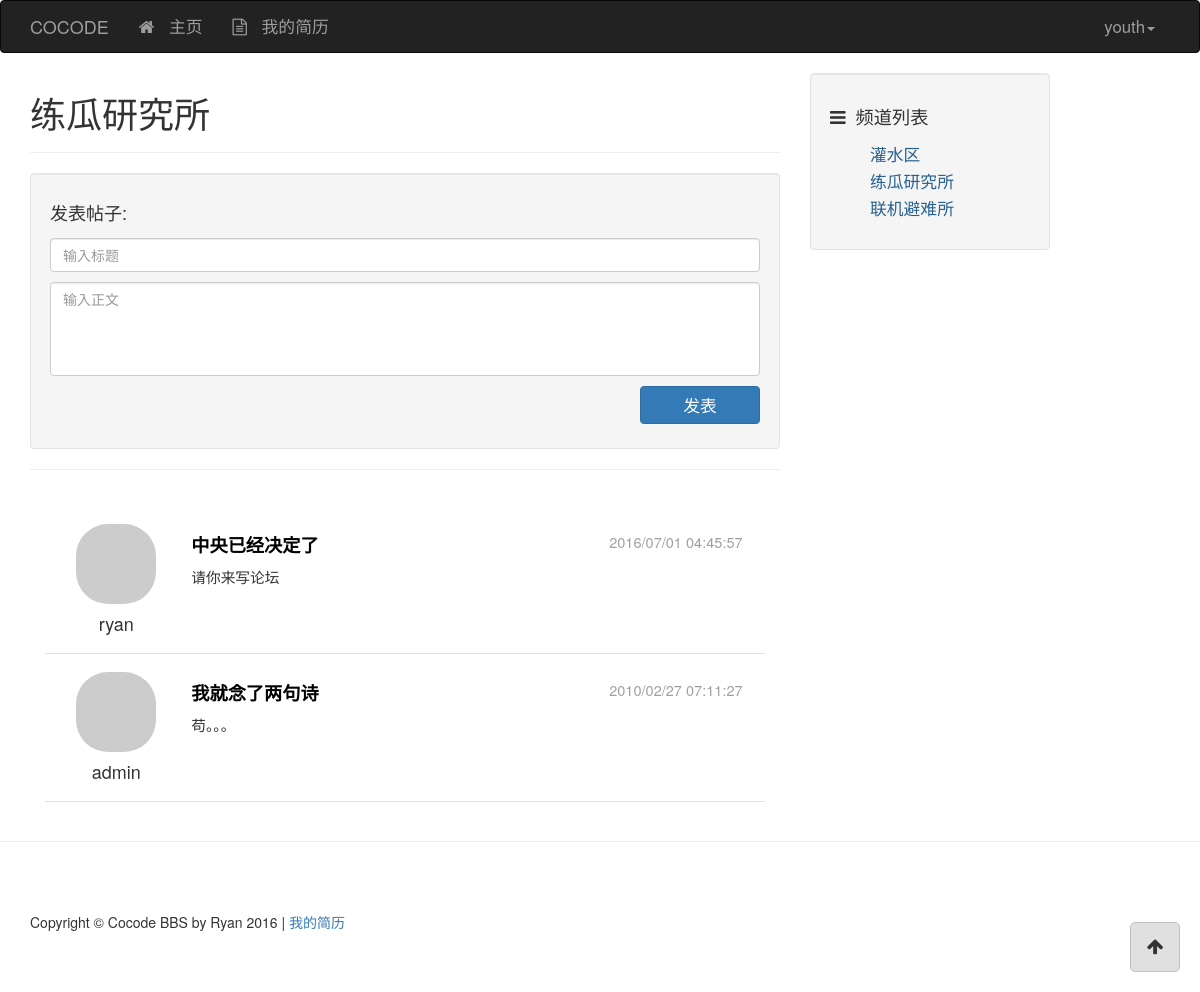
/channel/2 (signed in), run on the app's committed database.
### app/models/user.py (models this page shows, shortened)
class User(db.Model, Model):
    __tablename__ = 'users'
    id = db.Column(db.Integer, primary_key=True)
    username = db.Column(db.String(), unique=True)
    password_hash = db.Column(db.String())
    email = db.Column(db.String(), unique=True)
    avatar_hash = db.Column(db.String())
    created_time = db.Column(db.Integer, default=0)
    role_id = db.Column(db.Integer, db.ForeignKey('roles.id'))
    posts = db.relationship('Post', backref='author')
    comments = db.relationship('Comment', backref='author')
    @property
    def password(self):
        raise AttributeError('password is not readable')
    def is_admin(self):
        return self.role.permissions == 0xff
    def gravatar(self, size=100, default='identicon', rating='g'):
        from flask import request
        gravatar_url = 'secure.gravatar.com/avatar'
        if request.is_secure:
            url = 'https://' + gravatar_url
        else:
            url = 'http://' + gravatar_url
        hash = self.avatar_hash or md5(self.email.encode('utf-8')).hexdigest()
        return '{url}/{hash}?s={size}&d={default}&r={rating}'.format(url=url,
                                                                     hash=hash,
                                                                     size=size,
                                                                     default=default,
                                                                     rating=rating)
    def permissions(self):
        role = Role.role_by_id(self.role_id)
        return role.permissions
    @staticmethod
    def user_by_id(id):
        return User.query.get_or_404(id)

### app/models/channel.py (models this page shows, shortened)
class Channel(db.Model, Model):
    __tablename__ = 'channels'
    id = db.Column(db.Integer, primary_key=True)
    name = db.Column(db.String(), default=ChannelPermission.NORMAL)
    permission = db.Column(db.Integer)
    created_time = db.Column(db.Integer, default=0)
    posts = db.relationship('Post', backref='channel')
    @staticmethod
    def channel_by_id(id):
        return Channel.query.get_or_404(id)
    @staticmethod
    def posts_sorted_by_time(posts, reverse=True):
        posts.sort(key=lambda p: p.created_time, reverse=reverse)
        return posts

### app/models/post.py (models this page shows, shortened)
class Post(db.Model, Model):
    __tablename__ = 'posts'
    id = db.Column(db.Integer, primary_key=True)
    title = db.Column(db.String())
    content = db.Column(db.String())
    created_time = db.Column(db.Integer, default=0)
    channel_id = db.Column(db.Integer, db.ForeignKey('channels.id'))
    user_id = db.Column(db.Integer, db.ForeignKey('users.id'))
    comments = db.relationship('Comment', backref='post')

### app/controllers/views.py (the view)
@controllers.route('/channel/<int:id>')
@channel_permission_required
def channel_view(id):
    channel = Channel.channel_by_id(id)
    posts = channel.posts
    d = dict(
        posts=posts,
        channel=channel
    )
    return render_template('channel.html', **d)

### app/context_processers.py (called while the page is built)
@app.context_processor
def current_user_processor():
    user = current_user()
    return dict(current_user=user)

@app.context_processor
def channel_processor():
    channels = Channel.query.all()
    permissions = {
        'NORMAL': ChannelPermission.NORMAL,
        'ADMIN': ChannelPermission.ADMIN,
    }
    dic = {
        'channels': channels,
        'channel_permissions': permissions,
    }
    return dict(**dic)

@app.context_processor
def class_processor():
    return dict(Channel=Channel)

@app.context_processor
def user_processor():
    user_count = User.query.count()
    new_user = User.query.order_by(User.created_time.desc()).first()
    return dict(new_user=new_user,
                user_count=user_count)

@app.context_processor
def post_processor():
    post_count = Post.query.count()
    return dict(post_count=post_count)

@app.context_processor
def comment_processor():
    comment_count = Comment.query.count()
    return dict(comment_count=comment_count)

### app/filters.py (called while the page is built)
@app.template_filter('format_time')
def format_time(timestamp):
    format = '%Y/%m/%d %H:%M:%S'
    t = time.localtime(timestamp)
    ft = time.strftime(format, t)
    return ft

### app/models/role.py (called while the page is built)
    @staticmethod
    def role_by_id(id):
        return Role.query.get(id)

### app/models/user.py (called while the page is built)
def current_user():
    id = session.get('user_id', None)
    user = None
    if id is not None:
        user = User.user_by_id(id)
    return user

### app/templates/channel.html (shortened to what this page needs)
{% extends "base.html" %}
{% block page_content %}
 <h1>{{ channel.name }}</h1>
 <hr>
<div class="well">
    <h4>发表帖子:</h4>
    <div class="post-form">
        <div class="post-form-item"><input id="id-text-title" class="form-control" placeholder="输入标题"></div>
        <div class="post-form-item"><textarea id="id-text-content" class="form-control" rows="4" placeholder="输入正文"></textarea></div>
        <div class="post-form-item"><button type="button" id="id-button-post-add" class="btn btn-primary">发表</button></div>
    </div>
</div>
<hr>
{% include "_posts.html" %}
{% endblock %}

### app/templates/base.html (shortened to what this page needs)
<!DOCTYPE html>
<html lang="en">
{% block head %}
<head>
    <link href="../static/css/base-styles.css" rel="stylesheet">
    <link href="../static/css/bootstrap.min.css" rel="stylesheet">
    <link href="../static/css/font-awesome.min.css" rel="stylesheet">
</head>
{% endblock %}
<body>
{% block navbar %}
<div class="header">
    <div class="navbar navbar-inverse" role="navigation">
        <div class="container">
            <div class="navbar-header">
            <div class="navbar-brand" href="/">COCODE</div>
            </div>
            <div class="navbar-collapse collapse">
                <ul class="nav navbar-nav">
                    <li><a href="/"><div class="fa fa-home"></div> 主页</a></li>
                    <li><a href="#" class="a-resume"><div class="fa fa-file-text-o"></div> 我的简历</a></li>
                </ul>
                <ul class="nav navbar-nav navbar-right">
                    {% if current_user is not none %}
                    <li><a href="#" class="dropdown-toggle" data-toggle="dropdown">
                        {{ current_user.username }}<b class="caret"></b>
                    </a>
                    </li>
                    {% else %}
                    <li><a href="/accounts">用户登录</a></li>
                    {% endif %}
                </ul>
            </div>
        </div>
    </div>
</div>
{% endblock %}
{% block content %}
<div class="container">
    <div class="row">
        {% block content_body %}
        <div class="col-lg-8">
            {% block page_content %}
            {% endblock %}
        </div>
        <div class="col-md-4">
            {% block side_content %}
            <div class="side-content">
                <div class="well">
                    <div class="channel-title"><div class="fa fa-bars"></div>频道列表</div>
                    <div class="row">
                        <div class="col-lg-12">
                            <ul class="channel-list">
                                {% for c in channels %}
                                {% if c.permission == channel_permissions['NORMAL'] %}
                                <li><a href="/channel/{{ c.id }}">{{ c.name }}</a></li>
                                {% endif %}
                                {% endfor %}
                            </ul>
                        </div>
                    </div>
                </div>
            </div>
            {% endblock %}
        </div>
        {% endblock %}
    </div>
</div>
{% endblock %}
{% block to_top %}
<div class="container">
    <a href="#top">
        <div class="back-to-top">
        <div class="fa fa-arrow-up"></div>
        </div>
    </a>
</div>
{% endblock %}
{% block footer %}
<hr>
<div class="container">
    <footer>
    <div class="row">
        <div class="col-lg-12">
            <p>Copyright &copy; Cocode BBS by Ryan 2016 | <a href="#" class="a-resume">我的简历</a></p>
        </div>
    </div>
    </footer>
</div>
{% endblock %}
</body>
</html>

### app/templates/_posts.html (shortened to what this page needs)
<div class="post-list" id="id-div-post-list">
    {% for post in Channel.posts_sorted_by_time(posts) %}
    <div class="post-item" id="id-post-item-{{ post.id }}">
        <div class="post-author col-md-2">
            <a href="#">
                <img class="media-object round-portrait-64" src="{{ post.author.gravatar(size=64) }}">
            </a>
            <h4 class="media-heading">{{ post.author.username }}</h4>
        </div>
        <div class="post-body col-md-10">
            <div class="post-title"><a href="{{ url_for('controllers.post_view', id=post.id) }}">{{ post.title }}</a>
                <div class="post-date">{{ post.created_time | format_time }}</div>
            </div>
            <div class="post-content" id="id-post-content-{{ post.id }}">
                {{ post.content }}
            </div>
        </div>
    </div>
    {% endfor %}
</div>

### app/static/css/base-styles.css (style rules this page uses)
.header .navbar { font-size: 120%; }
.fa { margin-right: 10px; }
.side-content { position: fixed; width: 20%; }
.back-to-top { float: right; width: 50px; height: 50px; font-size: large; text-align: center; position: fixed; bottom: 20px; right: 20px; padding: 10px; border-radius: 5px; border: 1px solid #c0c0c0; background-color: #e0e0e0; }
.container > a { text-decoration: none; color: inherit; }
.back-to-top .fa { margin-right: 0; }
.channel-title { font-size: 130%; padding: 10px 0 10px; }
ul.channel-list li { font-size: 120%; list-style-type: none; margin: 3px 0 3px; }
ul.channel-list li > a { text-decoration: none; color: rgb(40, 96, 144); }
footer { margin: 50px 0; }
.post-form { display: flex; flex-direction: column; }
.post-form .post-form-item { margin: 5px 0 5px; }
.post-form .post-form-item > textarea { resize: none; }
.post-form .post-form-item > button { align-self: flex-start; width: 120px; font-size: 120%; float: right; }
.post-list { padding: 2%; }
.post-list .post-item { padding: 2%; margin: 4px 0 4px; border-bottom: 1px solid #e0e0e0; display: flex; flex-direction: row; }
.post-list .post-item .post-author { display: flex; flex-direction: column; align-items: center; }
.post-list .post-item .post-author h4 { margin-top: 10px; }
.post-list .post-item .post-title .post-date { font-size: 80%; font-weight: normal; float: right; color: #a0a0a0; }
.post-list .post-item .post-body { padding: 8px; margin-left: 10px; }
.post-list .post-item .post-body .post-title { font-size: 130%; font-weight: bold; margin-bottom: 8px; }
.post-list .post-item .post-body .post-title a { text-decoration: none; color: black; }
.post-list .post-item .post-body .post-content { font-size: 105%; }
img.round-portrait-64 { border-radius: 32px; }

### data on the page
User: username "youth"
Channel: name "练瓜研究所"
Post: author.username "ryan", title "中央已经决定了", created_time "2016/07/01 04:45:57", content "请你来写论坛"
Post: author.username "admin", title "我就念了两句诗", created_time "2010/02/27 07:11:27", content "苟。。。"
Channel: name "灌水区"
Channel: name "联机避难所"
